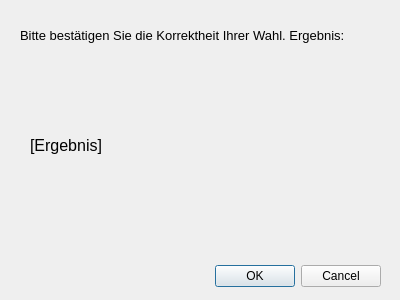
<?xml version="1.0" encoding="UTF-8"?>
<ui version="4.0">
 <class>Confirm</class>
 <widget class="QDialog" name="Confirm">
  <property name="geometry">
   <rect>
    <x>0</x>
    <y>0</y>
    <width>400</width>
    <height>300</height>
   </rect>
  </property>
  <property name="windowTitle">
   <string>Bestätigung</string>
  </property>
  <property name="modal">
   <bool>true</bool>
  </property>
  <widget class="QDialogButtonBox" name="buttonBox">
   <property name="geometry">
    <rect>
     <x>40</x>
     <y>260</y>
     <width>341</width>
     <height>32</height>
    </rect>
   </property>
   <property name="orientation">
    <enum>Qt::Horizontal</enum>
   </property>
   <property name="standardButtons">
    <set>QDialogButtonBox::Cancel|QDialogButtonBox::Ok</set>
   </property>
  </widget>
  <widget class="QLabel" name="label">
   <property name="geometry">
    <rect>
     <x>30</x>
     <y>70</y>
     <width>341</width>
     <height>151</height>
    </rect>
   </property>
   <property name="font">
    <font>
     <pointsize>12</pointsize>
    </font>
   </property>
   <property name="lineWidth">
    <number>-3</number>
   </property>
   <property name="text">
    <string notr="true">[Ergebnis]</string>
   </property>
   <property name="wordWrap">
    <bool>true</bool>
   </property>
  </widget>
  <widget class="QLabel" name="label_2">
   <property name="geometry">
    <rect>
     <x>20</x>
     <y>20</y>
     <width>361</width>
     <height>31</height>
    </rect>
   </property>
   <property name="font">
    <font>
     <pointsize>10</pointsize>
    </font>
   </property>
   <property name="text">
    <string>Bitte bestätigen Sie die Korrektheit Ihrer Wahl. Ergebnis:</string>
   </property>
   <property name="wordWrap">
    <bool>true</bool>
   </property>
  </widget>
 </widget>
 <resources/>
 <connections>
  <connection>
   <sender>buttonBox</sender>
   <signal>accepted()</signal>
   <receiver>Confirm</receiver>
   <slot>accept()</slot>
   <hints>
    <hint type="sourcelabel">
     <x>248</x>
     <y>254</y>
    </hint>
    <hint type="destinationlabel">
     <x>157</x>
     <y>274</y>
    </hint>
   </hints>
  </connection>
  <connection>
   <sender>buttonBox</sender>
   <signal>rejected()</signal>
   <receiver>Confirm</receiver>
   <slot>reject()</slot>
   <hints>
    <hint type="sourcelabel">
     <x>316</x>
     <y>260</y>
    </hint>
    <hint type="destinationlabel">
     <x>286</x>
     <y>274</y>
    </hint>
   </hints>
  </connection>
 </connections>
</ui>
